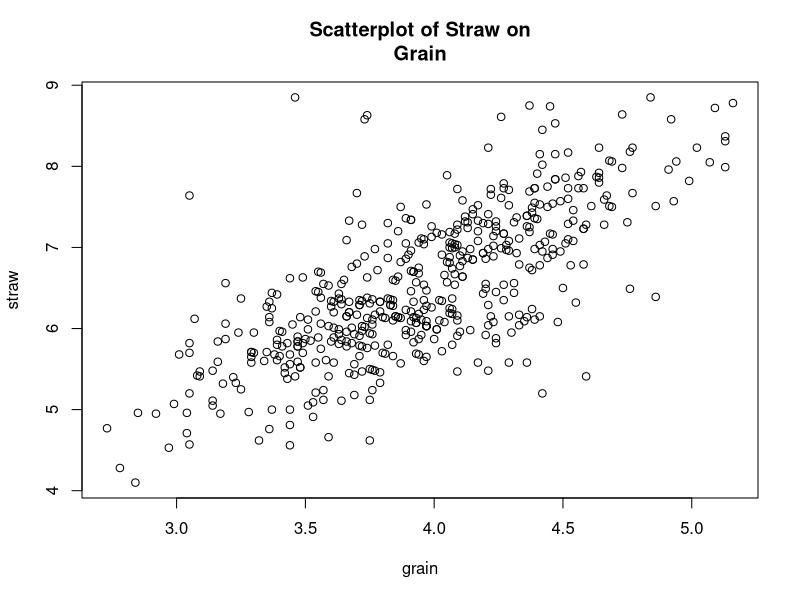

Reproduce this figure in R. (Note: this script raises an error after producing the figure.)
#Task 1

#a
MHW<- read.table("MHW.txt", header=TRUE, sep=",")

#b
str(MHW)

#c
names(MHW)

#d
MHW[1:10, ]

#e
attach(MHW)
plot(grain, straw, main="Scatterplot of Straw on
Grain", xlab="grain", ylab="straw")
detach(MHW)

#f
yield.ratio <-grain/straw
MHW1<-cbind(MHW, yield.ratio)
MHW1[1:8,]

#g
save(MHW1, file='MHW1.RData')

#Task 2

#a
attach(MHW1)
stem(grain)
stem(straw)

#b
hist(grain)
hist(straw)

#c
hist(grain, breaks = seq(2.6, 5.2, by = 0.1),
     col = "lightblue", border = "red", main = "Mercer-
Hall Data", xlab = "Grain yield, lb. per plot")

hist(straw, breaks = seq(2.6, 5.2, by = 0.1),
     col = "lightblue", border = "red", main = "Mercer-
Hall Data", xlab = "Grain yield, lb. per plot")

#d
hist(grain, freq=FALSE, breaks = seq(2.6, 5.2,
     by = 0.1), col = "lightblue", border = "red",
     main = "Mercer-Hall Data", xlab = "Grain yield,
lb. per plot")

lines(density(grain, adj=1.5), lwd = 1.5, col =
        "brown")
      
hist(straw, freq=FALSE, breaks = seq(2.6, 5.2,
                                     by = 0.1), col = "lightblue", border = "red",
     main = "Mercer-Hall Data", xlab = "Grain yield,
lb. per plot")

lines(density(straw, adj=1.5), lwd = 1.5, col =
        "brown")
      
#g
boxplot(grain, straw,names =  c("grain", "straw"), ylab = "lbs per pot",
        col = c("yellow", "blue"))

#Task 3

#a
summary(MHW1)
apply(MHW1, 2, summary)
summary(grain)
summary(straw)

#b
min(grain)
max(grain)
mean(grain)
median(grain)
var(grain)
sd(grain)
quantile(grain)
IQR(grain)

min(straw)
max(straw)
mean(straw)
median(straw)
var(straw)
sd(straw)
quantile(straw)
IQR(straw)

#c
qa<-quantile(grain, probs = c(0.25, 0.75))
abline(v=qa[1])
abline(v=qa[2])

qa<-quantile(straw, probs = c(0.25, 0.75))
abline(v=qa[1])
abline(v=qa[2])

#d
MHW1[which.max(grain),]
MHW1[which.min(grain),] 

MHW1[which.max(straw),] 
MHW1[which.min(straw),] 


#Task 4

#a
xx<-sort(grain)
hist(xx, nclass=30, freq=FALSE)
lines(xx, dnorm(xx, mean(xx), sqrt(var(xx))))

yy<-sort(straw)
hist(yy, nclass=30, freq=FALSE)
lines(yy, dnorm(yy, mean(yy), sqrt(var(yy))))

#b
plot(grain, straw)
abline(v=mean(grain))
abline(h=mean(straw))

#c
lm.out<-lm(straw~ grain)
summary(lm.out)

#d
abline(lm.out, col = "red", lwd = 2 )









